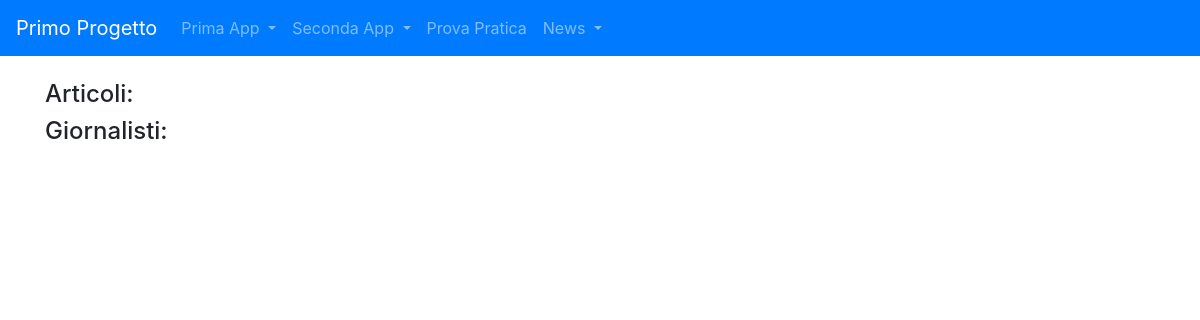
/news, run on an earlier commit of the app's database.
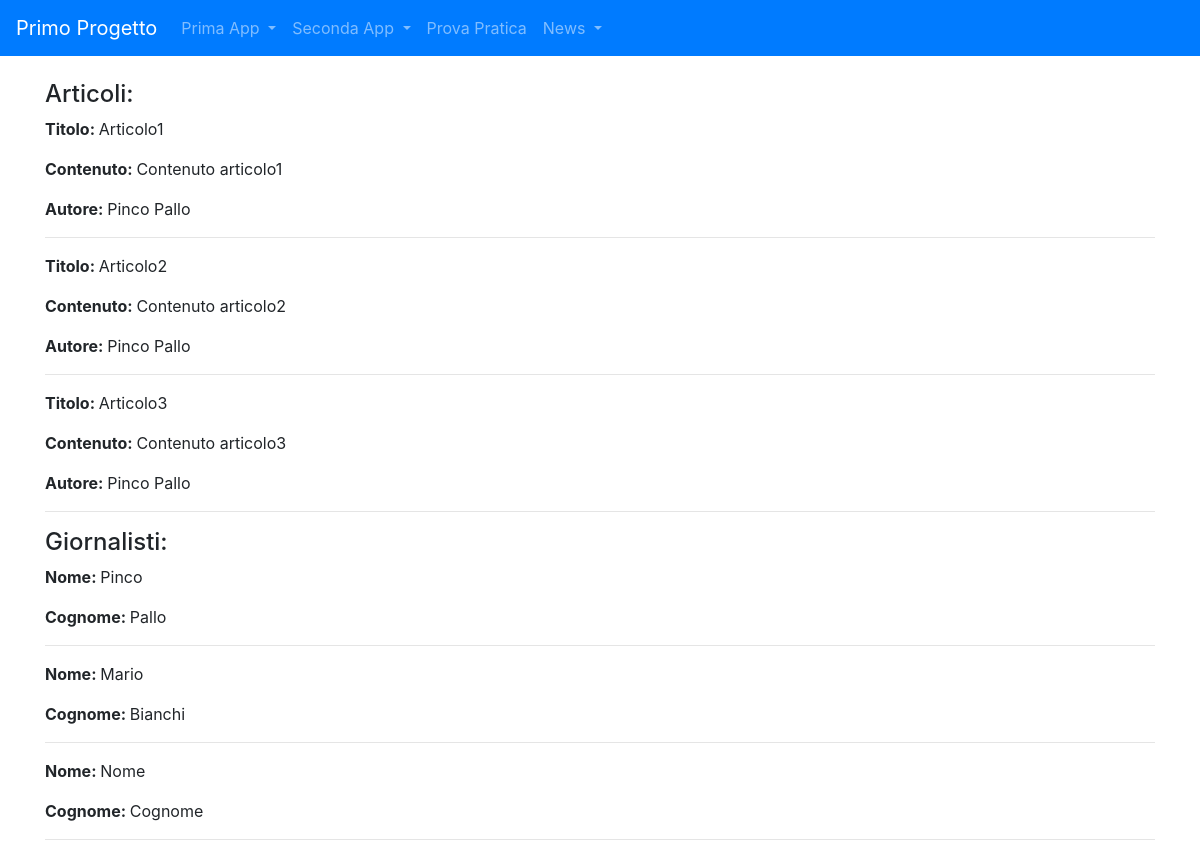
And on a later commit of the database.
### news/models.py (models this page shows)
class Articolo (models.Model):
    titolo = models.CharField(max_length=100)
    contenuto = models.TextField()
    giornalista = models.ForeignKey(Giornalista, on_delete=models.CASCADE, related_name="articoli")
    data = models.DateField(auto_now=True, blank=True)
    visualizzazioni = models.IntegerField(default=0, blank=True)
    def __str__(self):
        return self.titolo
    class Meta:
        verbose_name = "Articolo"
        verbose_name_plural = "Articoli"

class Giornalista (models.Model):
    nome = models.CharField (max_length=20)
    cognome = models.CharField(max_length=20)
    anno_di_nascita = models.DateField(blank=True)
    def __str__(self):
        return self.nome +" "+ self.cognome
    class Meta:
        verbose_name = "Giornalista"
        verbose_name_plural = "Giornalisti"

### news/views.py (the view)
# urls.py: path("", home, name="home"),
def home(request):
    articoli = Articolo.objects.all()
    giornalisti = Giornalista.objects.all()
    context = {"articoli": articoli, "giornalisti": giornalisti}
    print(context)
    return render (request, "news/homepage.html", context)

### news/templates/news/homepage.html (shortened to what this page needs)
{% extends 'base.html'%}
{%block content%}
    <h4>Articoli:</h4>
    {% for articolo in articoli %}
        <p><strong>Titolo: </strong>{{ articolo.titolo }}</p>
        <p><strong>Contenuto: </strong>{{ articolo.contenuto }}</p>
        <p><strong>Autore: </strong>{{ articolo.giornalista }}</p>
        <hr>
    {% endfor %}
    <h4>Giornalisti:</h4>
    {% for giornalista in giornalisti %}
        <p><strong>Nome: </strong>{{ giornalista.nome }}</p>
        <p><strong>Cognome: </strong>{{ giornalista.cognome }}</p>
        <hr>
    {% endfor %}
{%endblock content%}

### templates/base.html (shortened to what this page needs)
<!DOCTYPE html>
{%load static%}
<html lang="en">
<head>
    <link rel="stylesheet" href="https://cdn.jsdelivr.net/npm/bootstrap@4.5.3/dist/css/bootstrap.min.css">
</head>
<body>
    <nav class="navbar navbar-expand-lg navbar-dark bg-primary">
        <a class="navbar-brand" href="/">Primo Progetto</a>
        <div class="collapse navbar-collapse" id="navbarSupportedContent">
            <ul class="navbar-nav mr-auto">
                <li class="nav-item dropdown">
                    <a class="nav-link dropdown-toggle" href="#" id="navbarDropdown" role="button" data-toggle="dropdown" aria-haspopup="true" aria-expanded="false">
                    Prima App
                    </a>
                </li>
                <li class="nav-item dropdown">
                    <a class="nav-link dropdown-toggle" href="#" id="navbarDropdown" role="button" data-toggle="dropdown" aria-haspopup="true" aria-expanded="false">
                    Seconda App
                    </a>
                </li>
                <li>
                    <a class="nav-link" href="{% url 'prova_pratica_1:index'%}">Prova Pratica</a>
                </li>
                <li class="nav-item dropdown">
                    <a class="nav-link dropdown-toggle" href="#" id="navbarDropdown" role="button" data-toggle="dropdown" aria-haspopup="true" aria-expanded="false">
                    News
                    </a>
                </li>
            </ul>
        </div>
    </nav>
    <div class="container my-4">
        {%block content%}{%endblock content%}
    </div>
</body>
</html>

What changed in the data, as far as the page shows it:
added Articolo: titolo "Articolo1", contenuto "Contenuto articolo1", giornalista "Pinco Pallo"
added Articolo: titolo "Articolo2", contenuto "Contenuto articolo2", giornalista "Pinco Pallo"
added Articolo: titolo "Articolo3", contenuto "Contenuto articolo3", giornalista "Pinco Pallo"
added Giornalista: nome "Pinco", cognome "Pallo"
added Giornalista: nome "Mario", cognome "Bianchi"
added Giornalista: nome "Nome", cognome "Cognome"
